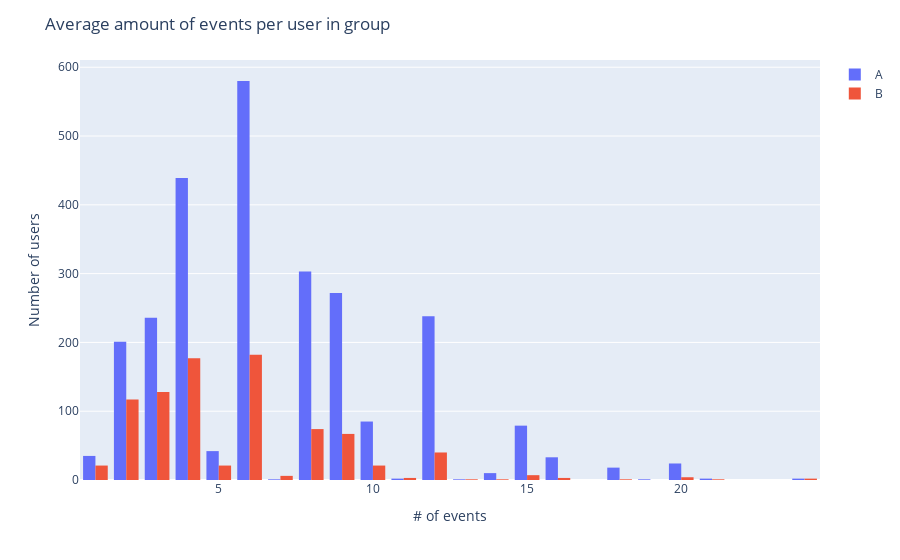

This figure's notebook cell:
### Markdown cell above
Building the histogram

Grouping data by A/B groups and user, after that calculating *count* of events per user

### Code cell
fig = px.histogram(df.groupby(['group', 'user_id']).agg({'event_name': 'count'}).reset_index(),
                   x='event_name',
                   color='group',
                   barmode='group')

fig.update_layout(title='Average amount of events per user in group',
                  xaxis_title='# of events',
                  yaxis_title='Number of users',
                  legend_title=None)

### Figure 1 — Plotly figure (JSON) as saved in the notebook; plotly's stock layout.template omitted (floating-point values rounded to 4 significant figures; data arrays with more than 128 entries replaced by an {"elided": "..."} marker saying what was removed)
{"data": [{"alignmentgroup": "True", "bingroup": "x", "hovertemplate": "group=A<br>event_name=%{x}<br>count=%{y}<extra></extra>", "legendgroup": "A", "marker": {"color": "#636efa", "pattern": {"shape": ""}}, "name": "A", "offsetgroup": "A", "orientation": "v", "showlegend": true, "type": "histogram", "x": {"elided": "2604 int values"}, "xaxis": "x", "yaxis": "y"}, {"alignmentgroup": "True", "bingroup": "x", "hovertemplate": "group=B<br>event_name=%{x}<br>count=%{y}<extra></extra>", "legendgroup": "B", "marker": {"color": "#EF553B", "pattern": {"shape": ""}}, "name": "B", "offsetgroup": "B", "orientation": "v", "showlegend": true, "type": "histogram", "x": {"elided": "877 int values"}, "xaxis": "x", "yaxis": "y"}], "layout": {"barmode": "group", "legend": {"title": {}, "tracegroupgap": 0}, "margin": {"t": 60}, "title": {"text": "Average amount of events per user in group"}, "xaxis": {"anchor": "y", "domain": [0, 1], "title": {"text": "# of events"}}, "yaxis": {"anchor": "x", "domain": [0, 1], "title": {"text": "Number of users"}}}}
